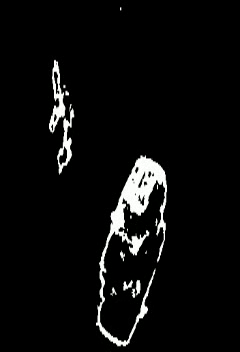
#> input picture frame 99 of Foreground.mp4, 240 x 352 px, given in place of umcp.mpg, which was not available
$ python 'Code BS.py'
#> lines starting #> are read from the running program, lines starting #| are printed output that depends on the picture; pictures that were not available may be replaced by others from this repository, and a replacement may not be noted
import cv2
#from PIL import Image
#import PIL
import numpy as np
import math


def gauss(m,v,x):
    pi = 3.1415926
    d = (2*pi*v)**.5
    n = math.exp(-((float(x)-float(m))**2)/(2*v))
    return n/d

capture = cv2.VideoCapture('umcp.mpg')
ret,frame = capture.read()
#> frame is the input picture: shape (352, 240, 3); mean B, G, R 11.6, 11.8, 11.7
pix = cv2.cvtColor(frame, cv2.COLOR_BGR2GRAY)
w,h = pix.shape
#> w = 352; h = 240

video1 = cv2.VideoWriter('fg81.avi',-1, 10, (352,240))
video2 = cv2.VideoWriter('bg81.avi',-1, 10, (352,240))

fg=np.zeros((w,h,3),dtype=np.uint8,order='C')
bg=np.zeros((w,h,3),dtype=np.uint8,order='C')

# For each pixel, we have taken K=3 Gaussian distributions for each of Red, Blue and Green color values.

mr=np.zeros((w,h,3),dtype=np.float64,order='C')
v=np.zeros((w,h,3),dtype=np.float64,order='C') # Variance of each Gaussian
pr=np.zeros((w,h,3),dtype=np.float64,order='C')

mg=np.zeros((w,h,3),dtype=np.float64,order='C')
mb=np.zeros((w,h,3),dtype=np.float64,order='C')

pg=np.zeros((w,h,3),dtype=np.float64,order='C')
pb=np.zeros((w,h,3),dtype=np.float64,order='C')


count=0
while count<=997:
    ret,frame = capture.read()
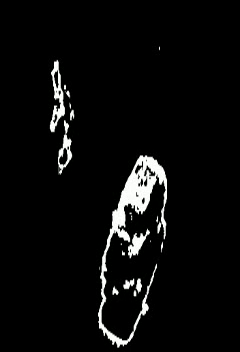
#> input picture frame 100 of Foreground.mp4, 240 x 352 px, given in place of umcp.mpg, which was not available
#> frame is the input picture: shape (352, 240, 3); mean B, G, R 11.2, 11.4, 11.3
    #pix = cv2.cvtColor(frame, cv2.COLOR_BGR2GRAY)

    for x in range(w):
         for y in range(h):
                if count==0:
                    mr[x][y][0] = 40;
                    mr[x][y][1] = 90;
                    mr[x][y][2] = 160;

                    mg[x][y][0] = 40;
                    mg[x][y][1] = 90;
                    mg[x][y][2] = 160;

                    mb[x][y][0] = 40;
                    mb[x][y][1] = 90;
                    mb[x][y][2] = 160;
           #--------------------------------------------
                    v[x][y][0] = 20;
                    v[x][y][1] = 20;
                    v[x][y][2] = 20;
           #-------------------------------------------------
                    pr[x][y][0] = 0.33;
                    pr[x][y][1] = 0.33;
                    pr[x][y][2] = 0.34;

                    pg[x][y][0] = 0.33;
                    pg[x][y][1] = 0.33;
                    pg[x][y][2] = 0.34;

                    pb[x][y][0] = 0.33;
                    pb[x][y][1] = 0.33;
                    pb[x][y][2] = 0.34;
             #----------------------------------------------

                sb=[0,0,0]
                sg=[0,0,0]
                sr=[0,0,0]

                ab=[0,0,0]
                ag=[0,0,0]
                ar=[0,0,0]

                match=-1
                none1=0;none2=0;none3=0
                rho = 0.1
                alpha = 0.025

                sumb=0
                sumg=0
                sumr=0
            #=-----------------------------------------------
                blue=frame[x,y,0]
                green=frame[x,y,1]
                red=frame[x,y,2]
        #---------------------------------------------
                #print(x,y)
                for i in range(0,3):
                    if(abs(blue-mb[x][y][i])<=2.5* np.sqrt(v[x][y][i])):
                        match=i
                        #rho = alpha * gauss(m[x][y][match], v[x][y][match], value)
                        mb[x][y][match] = (1 - rho) * mb[x][y][match] + rho * blue
                        v[x][y][match] = (1 - rho) * v[x][y][match] + rho * (blue - mb[x][y][match]) * (
                                             blue - mb[x][y][match])
                        pb[x][y][match] = (1 - alpha) * pb[x][y][match] + alpha * 1
                        sb[match] = 1
                        none1=none1+1
                        sumb+=pb[x][y][i]
                    else:
                        pb[x][y][i] = (1 - alpha) * pb[x][y][i]
                        sumb+=pb[x][y][i]
         #-----------------------------------------------------------------------

                    if(abs(green-mg[x][y][i])<=2.5* np.sqrt(v[x][y][i])):
                            match=i
                                 #rho = alpha * gauss(m[x][y][match], v[x][y][match], value)
                            mg[x][y][match] = (1 - rho) * mg[x][y][match] + rho * green
                            v[x][y][match] = (1 - rho) * v[x][y][match] + rho * (green - mg[x][y][match]) * (
                                             green - mg[x][y][match])
                            pg[x][y][match] = (1 - alpha) * pg[x][y][match] + alpha * 1
                            sg[match] = 1
                            none2=none2+1
                            sumg+=pg[x][y][i]
                    else:
                            pg[x][y][i] = (1 - alpha) * pg[x][y][i]
                            sumg+=pg[x][y][i]
          #---------------------------------------------------------------------

                    if(abs(red-mr[x][y][i])<=2.5* np.sqrt(v[x][y][i])):
                            match=i
                                 #rho = alpha * gauss(m[x][y][match], v[x][y][match], value)
                            mr[x][y][match] = (1 - rho) * mr[x][y][match] + rho * red
                            v[x][y][match] = (1 - rho) * v[x][y][match] + rho * (red - mr[x][y][match]) * (
                                             red - mr[x][y][match])
                            pr[x][y][match] = (1 - alpha) * pr[x][y][match] + alpha * 1
                            sr[match] = 1
                            none3=none3+1
                            sumr+=pr[x][y][i]
                    else:
                            pr[x][y][i] = (1 - alpha) * pr[x][y][i]
                            sumr+=pr[x][y][i]
        #-------------------------------------------------------------------------

                    ##normalise pi

                for i in range(0,3):
                        pb[x][y][i]=pb[x][y][i]/sumb
                        pg[x][y][i]=pg[x][y][i]/sumg
                        pr[x][y][i]=pr[x][y][i]/sumr
                    ##arrange in decreasing order
                ar[0] = pr[x][y][0] / np.sqrt(v[x][y][0])
                ar[1] = pr[x][y][1] / np.sqrt(v[x][y][1])
                ar[2] = pr[x][y][2] / np.sqrt(v[x][y][2])

                ab[0] = pb[x][y][0] / np.sqrt(v[x][y][0])
                ab[1] = pb[x][y][1] / np.sqrt(v[x][y][1])
                ab[2] = pb[x][y][2] / np.sqrt(v[x][y][2])

                ag[0] = pg[x][y][0] / np.sqrt(v[x][y][0])
                ag[1] = pg[x][y][1] / np.sqrt(v[x][y][1])
                ag[2] = pg[x][y][2] / np.sqrt(v[x][y][2])
                    #a[3] = p[x][y][3] / np.sqrt(v[x][y][3])

                for i in range(0,3):
                    max=i
                    for j in range(i+1,3):
                        if (ab[j] > ab[max]):
                            max = j
                        temp = ab[i]
                        ab[i] = ab[max]
                        ab[max] = temp
                        temp = mb[x][y][i]
                        mb[x][y][i] = mb[x][y][max]
                        mb[x][y][max] = temp
                        temp = v[x][y][i]
                        v[x][y][i] = v[x][y][max]
                        v[x][y][max] = temp
                        temp = pb[x][y][i]
                        pb[x][y][i] = pb[x][y][max]
                        pb[x][y][max] = temp
                        temp=sb[i]
                        sb[i]=sb[max]
                        sb[max]=temp
                 #-------------------------------------------
                for i in range(0,3):
                        max=i
                        for j in range(i+1,3):
                            if (ag[j] > ag[max]):
                                max = j
                        temp = ag[i]
                        ag[i] = ag[max]
                        ag[max] = temp
                        temp = mg[x][y][i]
                        mg[x][y][i] = mg[x][y][max]
                        mg[x][y][max] = temp
                        temp = v[x][y][i]
                        v[x][y][i] = v[x][y][max]
                        v[x][y][max] = temp
                        temp = pg[x][y][i]
                        pg[x][y][i] = pg[x][y][max]
                        pg[x][y][max] = temp
                        temp=sg[i]
                        sg[i]=sg[max]
                        sb[max]=temp
                 #------------------------------------------
                for i in range(0,3):
                          max=i
                          for j in range(i+1,3):
                            if (ar[j] > ar[max]):
                                max = j
                            temp = ar[i]
                            ar[i] = ar[max]
                            ar[max] = temp
                            temp = mr[x][y][i]
                            mr[x][y][i] = mr[x][y][max]
                            mr[x][y][max] = temp
                            temp = v[x][y][i]
                            v[x][y][i] = v[x][y][max]
                            v[x][y][max] = temp
                            temp = pr[x][y][i]
                            pr[x][y][i] = pr[x][y][max]
                            pr[x][y][max] = temp
                            temp=sr[i]
                            sr[i]=sr[max]
                            sr[max]=temp


                 #----------------------------------------
                    ##code to add new least probable distribution

                if none3==0:
                    mr[x][y][2] = red
                    v[x][y][2] = 100000

                if none2==0:
                    mg[x][y][2] = green
                    v[x][y][2] = 100000

                if none1==0:
                    mb[x][y][2] = blue
                    v[x][y][2] = 100000


                ##check if b or fg

                Bb=0;i=0;pi_sumb=0
                while(i<=2):
                    if(pi_sumb>0.8):
                        break
                    pi_sumb+=pb[x][y][i]
                    Bb=Bb+1
                    i=i+1
        #---------------------------------------

                Bg=0;j=0;pi_sumg=0
                while(j<=2):
                    if(pi_sumg>0.8):
                        break
                    pi_sumg+=pg[x][y][j]
                    Bg=Bg+1
                    j=j+1
        #-------------------------------------
                Br=0;k=0;pi_sumr=0
                while(k<=2):
                    if(pi_sumr>0.8):
                        break
                    pi_sumr+=pr[x][y][k]
                    Br=Br+1
                    k=k+1
        #--------------------------------------


                if(none1==0 or abs(blue-mb[x][y][0])>2.5*np.sqrt(v[x][y][0])):
                    fg[x,y,0]=blue
                    bg[x,y,0]=mb[x][y][0]
                elif Bb==1:
                    fg[x,y,0]=fg[x,y,0]
                    bg[x,y,0]=blue
                else:
                    fg[x,y,0]=255
                    bg[x,y,0]=mb[x][y][0]
        #-----------------------------------------------------
                if(none2==0 or abs(green-mg[x][y][0])>2.5*np.sqrt(v[x][y][0])):
                    fg[x,y,1]=green
                    bg[x,y,1]=mg[x][y][0]
                elif Bg==1:
                    fg[x,y,1]=fg[x,y,1]
                    bg[x,y,1]=green
                else:
                    fg[x,y,1]=255
                    bg[x,y,1]=mg[x][y][0]
        #------------------------------------------------------
                if(none3==0 or abs(red-mr[x][y][0])>2.5*np.sqrt(v[x][y][0])):
                    fg[x,y,2]=red
                    bg[x,y,2]=mr[x][y][0]
                elif Br==1:
                    fg[x,y,2]=fg[x,y,2]
                    bg[x,y,2]=red
                else:
                    fg[x,y,2]=255
                    bg[x,y,2]=mr[x][y][0]
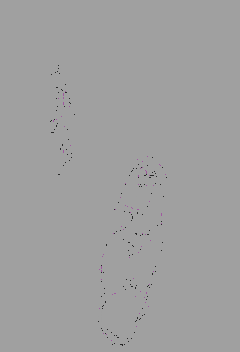
#> bg: shape (352, 240, 3); mean B, G, R 159.7, 159.7, 159.7
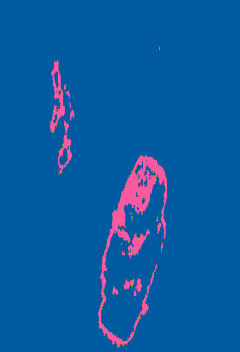
#> mb: shape (352, 240, 3) float64; mean B, G, R 159.7, 90, 11.1
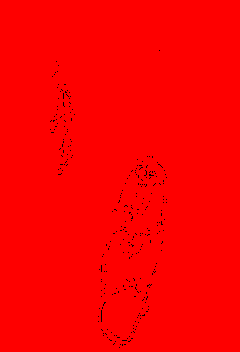
#> v: shape (352, 240, 3) float64; mean B, G, R 20, 20, 99442.6; drawn with min black and max white
        #--------------------------------------------------------


    #cv2.imshow('fg',fg)
    cv2.imwrite( r"bg8.2\frame%d.jpg" %count, bg );
    med = cv2.medianBlur(fg,3)
    cv2.imwrite( r"fg8.2\frame%d.jpg" %count, med );
    count += 1
    if cv2.waitKey(1000) == 27 & 0xFF:
#> (key q is pressed here)
#> (the run stopped early here; a loop or call above may not have finished)
